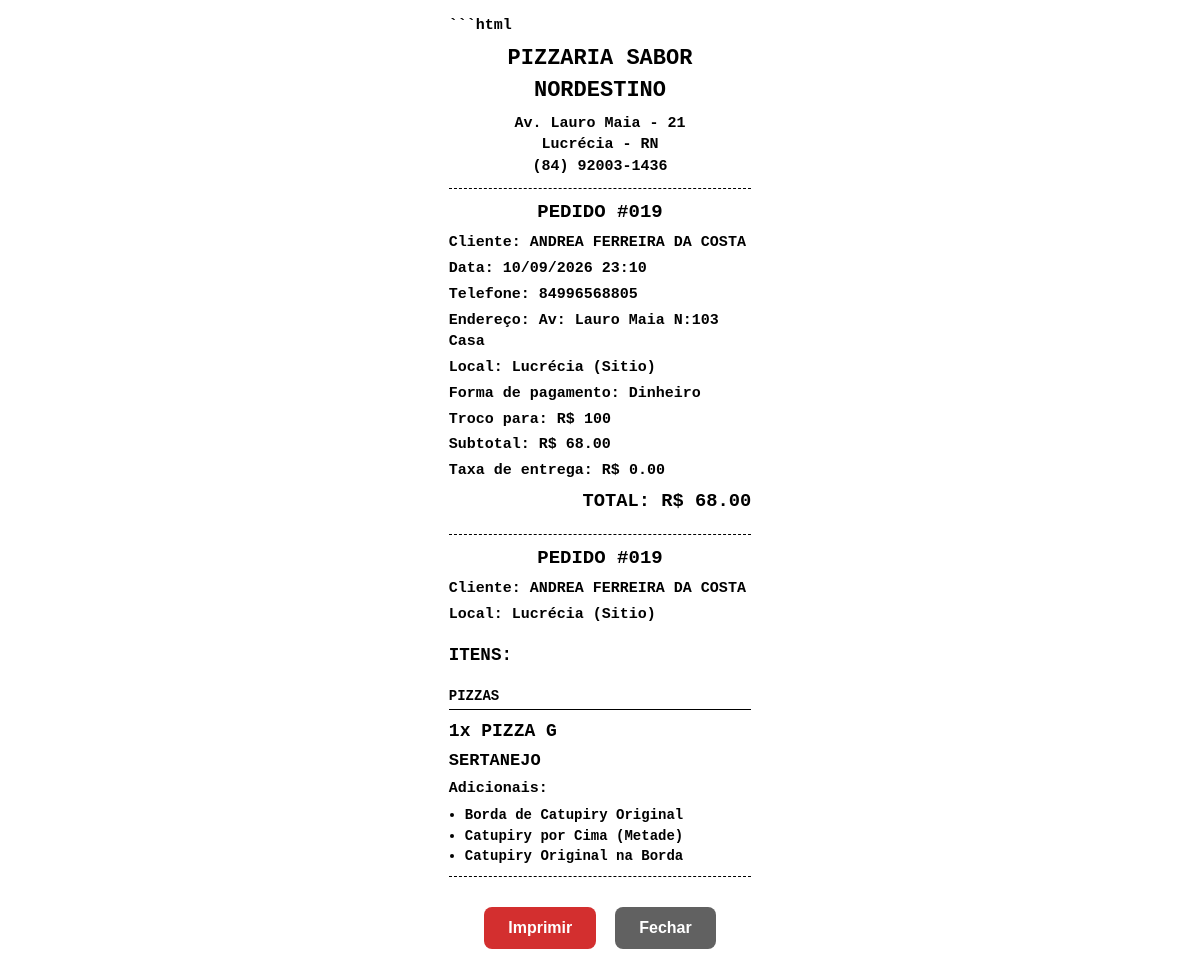
/painel/pedidos/imprimir/19/ (signed in), run on the app's committed database.
### pizzaria/models.py (models this page shows, shortened)
class Pedido(SanitizedModelMixin, models.Model):
	STATUS_CHOICES = [
		("Novo", "Novo"),
		("Em andamento", "Em andamento"),
		("Em preparo", "Em preparo"),
		("Pronto", "Pronto"),
		("Entregue", "Entregue"),
		("Pago", "Pago"),
	]
	usuario = models.ForeignKey(User, on_delete=models.SET_NULL, null=True, blank=True, help_text="Garçom que registrou")
	cliente = models.CharField(max_length=100)
	cliente_token = models.CharField(max_length=64, blank=True, default='', db_index=True)
	telefone = models.CharField(max_length=20, blank=True, default="")
	endereco = models.TextField(blank=True, null=True)
	observacao = models.TextField(blank=True, null=True)
	forma_pagamento = models.CharField(max_length=30, default='', blank=True)
	troco = models.CharField(max_length=30, default='', blank=True)
	local_entrega = models.ForeignKey(TaxaEntrega, on_delete=models.SET_NULL, null=True, blank=True, help_text='Local de entrega (se aplicável)')
	taxa_entrega = models.DecimalField(max_digits=6, decimal_places=2, default=0, help_text='Valor da taxa de entrega')
	subtotal = models.DecimalField(max_digits=8, decimal_places=2, default=0, help_text='Total sem taxa de entrega')
	total = models.DecimalField(max_digits=8, decimal_places=2, default=0)
	status = models.CharField(max_length=20, choices=STATUS_CHOICES, default="Novo")
	criado_em = models.DateTimeField(auto_now_add=True)
	atualizado_em = models.DateTimeField(auto_now=True)
	reaberto_em = models.DateTimeField(null=True, blank=True)
	fechado_em = models.DateTimeField(null=True, blank=True)
	motoqueiro = models.ForeignKey(User, on_delete=models.SET_NULL, null=True, blank=True, related_name='entregas_motoqueiro', help_text="Entregador responsável")

class TaxaEntrega(SanitizedModelMixin, models.Model):
	nome = models.CharField(max_length=100, unique=True, help_text='Nome da localidade')
	taxa = models.DecimalField(max_digits=6, decimal_places=2, default=0, help_text='Valor da taxa de entrega')
	ativo = models.BooleanField(default=True, help_text='Se a entrega está disponível para este local')
	class Meta:
		verbose_name = 'Taxa de Entrega'
		verbose_name_plural = 'Taxas de Entrega'
		ordering = ['nome']

class ItemPedido(SanitizedModelMixin, models.Model):
	TIPO_CHOICES = [
		('pizza', 'Pizza'),
		('bebida', 'Bebida'),
	]
	pedido = models.ForeignKey(Pedido, on_delete=models.CASCADE, related_name='itens')
	item_tipo = models.CharField(max_length=10, choices=TIPO_CHOICES, default='pizza')
	pizza = models.ForeignKey(Pizza, on_delete=models.CASCADE, null=True, blank=True, related_name='itens_pedido')
	bebida = models.ForeignKey(Bebida, on_delete=models.CASCADE, null=True, blank=True, related_name='itens_pedido')
	quantidade = models.PositiveIntegerField(default=1)
	preco_unitario = models.DecimalField(max_digits=6, decimal_places=2)
	sabores = models.TextField(blank=True, null=True, help_text='JSON com sabores múltiplos')
	tamanho = models.CharField(max_length=1, choices=[('P', 'Pequena'), ('M', 'Média'), ('G', 'Grande')], default='G')
	borda_chocolate = models.BooleanField(default=False)
	borda_tipo = models.CharField(max_length=20, choices=[
		('catupiry', 'Catupiry'),
		('cheddar', 'Cheddar'),
		('sem_borda', 'Sem borda'),
		('catupiry_original', 'Catupiry Original'),
		('chocolate', 'Chocolate'),
	], default='catupiry')
	catupiry_cima = models.CharField(max_length=10, choices=[('nao', 'Não'), ('inteira', 'Inteira'), ('metade', 'Metade')], default='nao')
	catupiry_borda = models.BooleanField(default=False)

class Pizza(SanitizedModelMixin, models.Model):
	CATEGORIA_SALGADA = 'salgada'
	CATEGORIA_DOCE = 'doce'
	CATEGORIA_CHOICES = [
		(CATEGORIA_SALGADA, 'Pizza salgada'),
		(CATEGORIA_DOCE, 'Pizza doce'),
	]
	nome = models.CharField(max_length=100)
	ingredientes = models.CharField(max_length=255)
	imagem = models.ImageField(upload_to='pizzas/', blank=True, null=True)
	categoria = models.CharField(max_length=10, choices=CATEGORIA_CHOICES, default=CATEGORIA_SALGADA)
	disponivel = models.BooleanField(default=True)
	criado_em = models.DateTimeField(auto_now_add=True)
	especial = models.BooleanField(default=False, help_text='Atum, Carne de Sol ou 4 Queijos')

### pizzaria/views.py (the view)
# urls.py: path('painel/pedidos/imprimir/<int:pedido_id>/', views.pedido_imprimir, name='pedido_imprimir'),
@login_required(login_url='/login/')
def pedido_imprimir(request, pedido_id):
	pedido = get_object_or_404(Pedido, id=pedido_id)
	itens_processados = []
	ordem_itens = Case(
		When(item_tipo='pizza', then=Value(0)),
		When(item_tipo='bebida', then=Value(1)),
		default=Value(2),
		output_field=IntegerField(),
	)
	for item in pedido.itens.order_by(ordem_itens, 'id'):
		item_data = {
			'item': item,
			'sabores_data': None
		}
		if item.sabores:
			try:
				item_data['sabores_data'] = json.loads(unescape(item.sabores))
			except:
				pass
		itens_processados.append(item_data)
	pizzas_processadas = [item for item in itens_processados if item['item'].item_tipo == 'pizza']
	bebidas_processadas = [item for item in itens_processados if item['item'].item_tipo == 'bebida']
	return render(request, 'pizzaria/pedido_imprimir.html', {
		'pedido': pedido,
		'itens_processados': itens_processados,
		'pizzas_processadas': pizzas_processadas,
		'bebidas_processadas': bebidas_processadas,
	})

### pizzaria/context_processors.py (called while the page is built)
def usuario_painel(request):
    return {
        'usuario_e_garcom': garcom_user(request.user),
    }

### pizzaria/views.py (called while the page is built)
def garcom_user(user):
	return user.is_authenticated and user.groups.filter(name='Garçons').exists()

### pizzaria/templates/pizzaria/pedido_imprimir.html (shortened to what this page needs)
<!DOCTYPE html>
<html lang="pt-br">
<head>
</head>
<body>
  <h1>PIZZARIA SABOR NORDESTINO</h1>
  <p style="text-align: center; margin: 4px 0;">
    Av. Lauro Maia - 21<br>
    Lucrécia - RN<br>
    (84) 92003-1436
  </p>
  <div class="divider"></div>
  <h2>PEDIDO #{{ pedido.id|stringformat:"03d" }}</h2>
  <p class="info"><strong>Cliente:</strong> {{ pedido.cliente }}</p>
  <p class="info"><strong>Data:</strong> {{ pedido.criado_em|date:"d/m/Y H:i" }}</p>
  <p class="info"><strong>Telefone:</strong> {{ pedido.telefone }}</p>
  {% if pedido.endereco %}
    <p class="info"><strong>Endereço:</strong> {{ pedido.endereco }}</p>
  {% endif %}
  {% if pedido.local_entrega %}
    <p class="info"><strong>Local:</strong> {{ pedido.local_entrega.nome }}</p>
  {% else %}
    <p class="info"><strong>Retirada no local</strong></p>
  {% endif %}
  <p class="info">
    <strong>Forma de pagamento:</strong>
    {{ pedido.forma_pagamento|default:"Não informado" }}
  </p>
  {% if pedido.forma_pagamento == 'Dinheiro' and pedido.troco %}
    <p class="info"><strong>Troco para:</strong> R$ {{ pedido.troco }}</p>
  {% endif %}
  <p class="info"><strong>Subtotal:</strong> R$ {{ pedido.subtotal }}</p>
  <p class="info"><strong>Taxa de entrega:</strong> R$ {{ pedido.taxa_entrega }}</p>
  <p class="total">TOTAL: R$ {{ pedido.total }}</p>
  <div class="divider"></div>
  <h2>PEDIDO #{{ pedido.id|stringformat:"03d" }}</h2>
  <p class="info"><strong>Cliente:</strong> {{ pedido.cliente }}</p>
  {% if pedido.local_entrega %}
    <p class="info"><strong>Local:</strong> {{ pedido.local_entrega.nome }}</p>
  {% else %}
    <p class="info"><strong>Retirada no local</strong></p>
  {% endif %}
  <h3>ITENS:</h3>
  {% for item_data in itens_processados %}
    {% with item=item_data.item sabores_data=item_data.sabores_data %}
      {% ifchanged item.item_tipo %}
        <p class="grupo-titulo">
          {% if item.item_tipo == 'pizza' %}PIZZAS{% else %}BEBIDAS{% endif %}
        </p>
      {% endifchanged %}
      <div class="item">
        {% if item.item_tipo == 'bebida' %}
          <p class="pizza-nome">
            <strong>{{ item.quantidade }}x {{ item.bebida.nome }}</strong>
          </p>
        {% else %}
          <p class="pizza-nome">
            <strong>
              {{ item.quantidade }}x PIZZA
              {% if item.tamanho == 'P' %}P{% elif item.tamanho == 'M' %}M{% else %}G{% endif %}
            </strong>
          </p>
          {% if sabores_data %}
            {% for sabor in sabores_data.nomes %}
              <p class="sabor-lista">
                {% if sabores_data.num_sabores == 2 %}1/2{% else %}1/3{% endif %} {{ sabor|upper }}
              </p>
            {% endfor %}
          {% else %}
            <p class="sabor-lista">{{ item.pizza.nome|upper }}</p>
          {% endif %}
        {% endif %}
        {% if item.item_tipo == 'pizza' and item.borda_tipo != 'sem_borda' or item.item_tipo == 'pizza' and item.catupiry_cima != 'nao' %}
          <p class="campo"><strong>Adicionais:</strong></p>
          <ul class="adicionais" style="margin: 5px 0;">
            {% if item.borda_tipo == 'catupiry' %}<li>Borda de Catupiry</li>{% elif item.borda_tipo == 'cheddar' %}<li>Borda de Cheddar</li>{% elif item.borda_tipo == 'catupiry_original' %}<li>Borda de Catupiry Original</li>{% elif item.borda_tipo == 'chocolate' %}<li>Borda de Chocolate</li>{% endif %}
            {% if item.catupiry_cima == 'metade' %}<li>Catupiry por Cima (Metade)</li>{% endif %}
            {% if item.catupiry_borda %}<li>Catupiry Original na Borda</li>{% endif %}
          </ul>
        {% endif %}
      </div>
    {% endwith %}
  {% endfor %}
  <div class="divider"></div>
  <div class="no-print" style="margin-top: 30px; text-align: center;">
    <button onclick="window.print()" style="padding: 12px 24px; background: #d32f2f; color: white; border: none; border-radius: 8px; cursor: pointer; font-size: 16px;">
      Imprimir
    </button>
    <button onclick="window.close()" style="padding: 12px 24px; background: #616161; color: white; border: none; border-radius: 8px; cursor: pointer; font-size: 16px; margin-left: 10px;">
      Fechar
    </button>
  </div>
</body>
</html>

### pizzaria/templates/pizzaria/pedido_imprimir.html (style rules this page uses)
body { font-family: 'Courier New', monospace; width: 100%; max-width: 80mm; box-sizing: border-box; margin: 0 auto; padding: 4mm 0; font-size: 15px; font-weight: bold; line-height: 1.45; overflow-x: hidden; overflow-y: visible; overflow-wrap: anywhere; word-break: break-word; }
*, *::before, *::after { box-sizing: border-box; max-width: 100%; white-space: normal; }
body * { font-weight: 700; }
h1, h2 { text-align: center; margin: 6px 0; }
h1 { font-size: 22px; }
h2 { font-size: 19px; }
.divider { border-top: 1px dashed #000; margin: 10px 0; }
.item { margin: 8px 0; }
.pizza-nome { font-size: 18px; font-weight: bold; margin: 0 0 5px; }
.sabor-lista { font-size: 17px; font-weight: bold; margin: 5px 0; }
.info { margin: 4px 0; }
.campo { font-size: 15px; margin: 4px 0; }
.adicionais { font-size: 14px; margin: 4px 0; }
.total { font-size: 1.25em; font-weight: bold; margin-top: 6px; text-align: right; }
.campo, .info, .total, .divider { overflow-wrap: anywhere; }
p, h1, h2, h3 { max-width: 100%; }
.item { page-break-inside: avoid; break-inside: avoid; width: 100%; }
.grupo-titulo { border-bottom: 1px solid #000; font-size: 14px; font-weight: bold; margin: 10px 0 6px; padding-bottom: 2px; }
ul.adicionais { padding-left: 16px; margin: 4px 0; }

### data on the page
Pedido: id "019", cliente "ANDREA FERREIRA DA COSTA", criado_em "10/09/2026 23:10", telefone "84996568805", endereco "Av: Lauro Maia N:103 Casa", local_entrega.nome "Lucrécia (Sitio)", forma_pagamento "Dinheiro", troco "100", subtotal "68.00", taxa_entrega "0.00", total "68.00"
ItemPedido: item_tipo "PIZZAS", item.quantidade "1", tamanho "G", item.pizza.nome "SERTANEJO", shows "Adicionais:"
